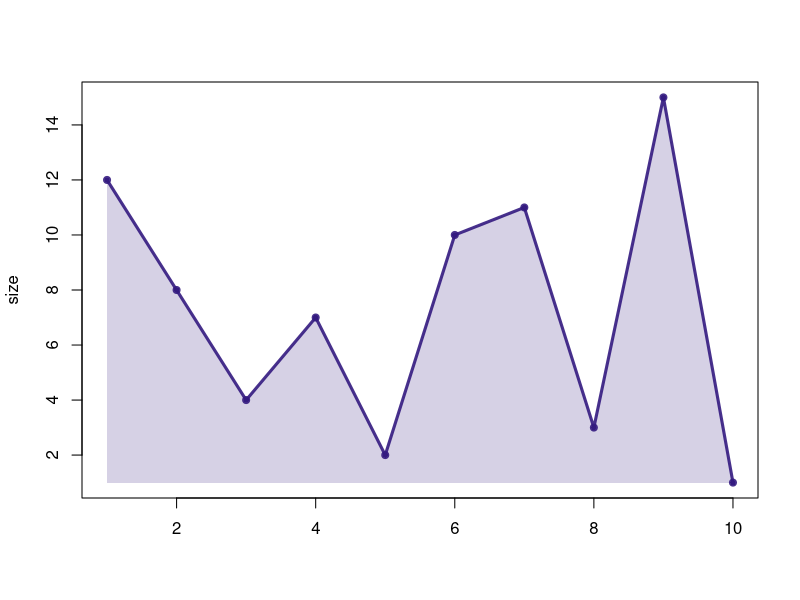

The R source for this figure:
# 设置工作路径
setwd("D:\\softwares\\applied statistics\\rcodelearning\\chap37\\sourcecode")
# 开始绘图
dev.new()
# 保存文件
pdf("../codeimage/code6.pdf")
# 生成数据
data <- data.frame(
    x = seq(1, 10),
    y = sample(seq(1, 15), 10)
)
# 绘制线条
plot(
    data$x, data$y,
    col = rgb(0.2, 0.1, 0.5, 0.9),
    type = "o", lwd = 3, xlab = "", ylab = "size", pch = 20
)
# 填充面积
polygon(
    c(min(data$x), data$x, max(data$x)),
    c(min(data$y), data$y, min(data$y)),
    col = rgb(0.2, 0.1, 0.5, 0.2), border = FALSE
)
# 关闭图形
dev.off()
# 关闭文件
dev.off()
# 保存工作空间
save.image("R6.RData")
